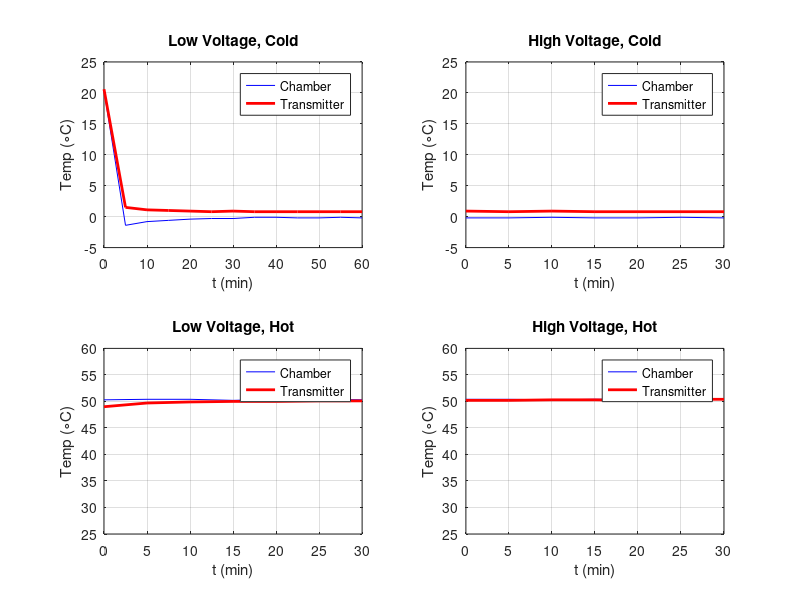

Source code (MATLAB):
% header

%% Information

% Agilent E3647A Power supply
% Fluke 189 chamber temp sensor
% Fluke 52-II CPU temp sensor

% Max temp 50 C
% Min temp 0 C
% Max voltage 4.2V
% Min voltage 3.3V

%% Setup
close all

%% Plotting Data
figure(1),

t1 = 0:5:60;
chamber = [20.4, -1.4, -0.8, -0.6, -0.4, -0.3, -0.3, -0.1, -0.1, -0.2, -0.2, -0.1, -0.2];
cpu = [20.6, 1.5, 1.1, 1.0, 0.9, 0.8, 0.9, 0.8, 0.8, 0.8, 0.8, 0.8, 0.8];

subplot(2,2,1)
plot(t1, chamber, 'b', t1, cpu, 'r', 'linewidth', 2)
grid on
xlabel('t (min)')
ylabel('Temp (\circC)')
title('Low Voltage, Cold')
legend('Chamber', 'Transmitter')
ylim([-5 25])

t2 = 0:5:30;
chamber = [-0.2, -0.2, -0.1, -0.2, -0.2, -0.1, -0.2];
cpu = [0.9, 0.8, 0.9, 0.8, 0.8, 0.8, 0.8];

subplot(2,2,2)
plot(t2, chamber, 'b', t2, cpu, 'r', 'linewidth', 2)
grid on
xlabel('t (min)')
ylabel('Temp (\circC)')
title('High Voltage, Cold')
legend('Chamber', 'Transmitter')
ylim([-5 25])

t3 = 0:5:30;
chamber = [50.3, 50.4, 50.4, 50.2, 50.4, 50.4, 50.3];
cpu = [49.0, 49.7, 49.9, 50.0, 50.0, 50.1, 50.1];

subplot(2,2,3)
plot(t3, chamber, 'b', t3, cpu, 'r', 'linewidth', 2)
grid on
xlabel('t (min)')
ylabel('Temp (\circC)')
title('Low Voltage, Hot')
legend('Chamber', 'Transmitter')
ylim([25 60])

t4 = 0:5:30;
chamber = [50.4, 50.4, 50.3, 50.4, 50.4, 50.4, 50.4];
cpu = [50.2, 50.2, 50.3, 50.3, 50.2, 50.4, 50.4];

subplot(2,2,4)
plot(t4, chamber, 'b', t4, cpu, 'r', 'linewidth', 2)
grid on
xlabel('t (min)')
ylabel('Temp (\circC)')
title('High Voltage, Hot')
legend('Chamber', 'Transmitter')
ylim([25 60])
